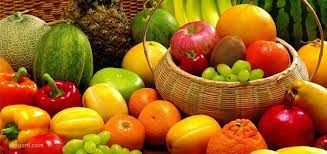
#> input picture Python_bir/images.jpeg, 327 x 154 px
$ python deneme30.py
#> lines starting #> are read from the running program, lines starting #| are printed output that depends on the picture
import cv2
import numpy as np

# Using Median Filter on salt and pepper noise with image
I = cv2.imread('images.jpeg', cv2.IMREAD_GRAYSCALE)
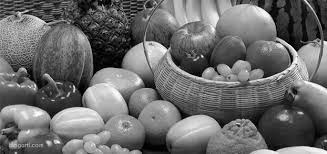
#> I: shape (154, 327); min 0, max 255, mean 107.7
noise_prob = 0.01
noise_matrix = np.random.rand(*I.shape)

# Apply noise to the image
img_with_noise = I.copy()
img_with_noise[noise_matrix < noise_prob/2] = 0
img_with_noise[noise_matrix > 1 - noise_prob/2] = 255
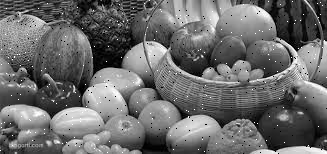
#> img_with_noise: shape (154, 327); min 0, max 255, mean 107.8
# Apply a 3x3 median filter to the image
J = cv2.medianBlur(img_with_noise, 3)
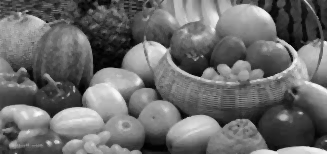
#> J: shape (154, 327); min 0, max 250, mean 107.6

# Display the original and filtered images side-by-side
cv2.imshow('Original Image', I)
cv2.imshow('noise ',img_with_noise)
cv2.imshow('Filtered Image', J)
cv2.waitKey(0)
cv2.destroyAllWindows()

$ run again, with Python_bir/deneme1.jpg copied over Python_bir/images.jpeg
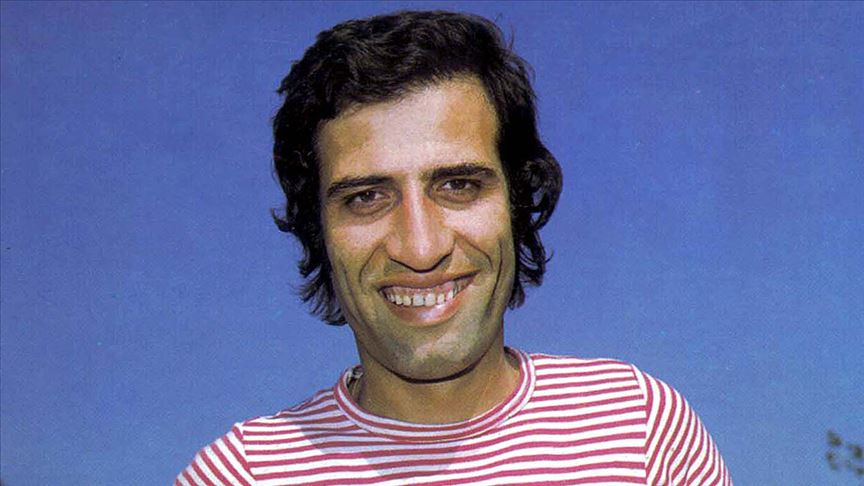
#> input picture Python_bir/deneme1.jpg, 864 x 486 px
#> `I = cv2.imread('images.jpeg', cv2.IMREAD_GRAYSCALE)`:
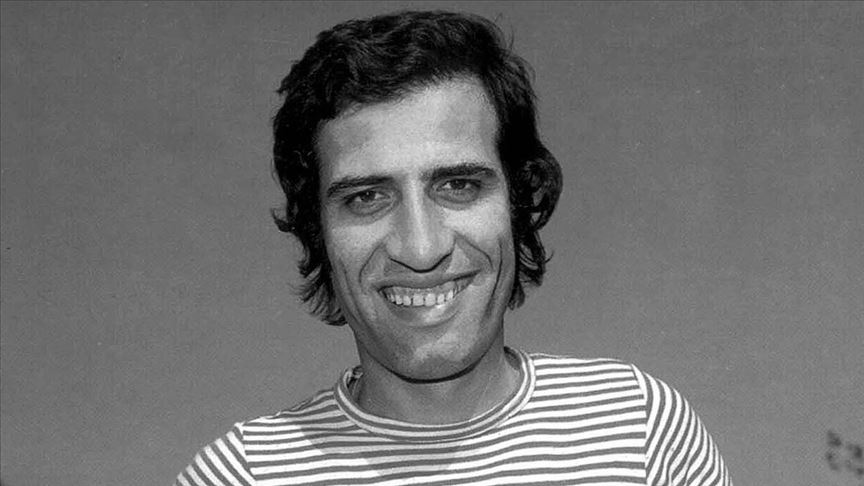
#> I: shape (486, 864); min 0, max 255, mean 112.4
#> `img_with_noise[noise_matrix > 1 - noise_prob/2] = 255`:
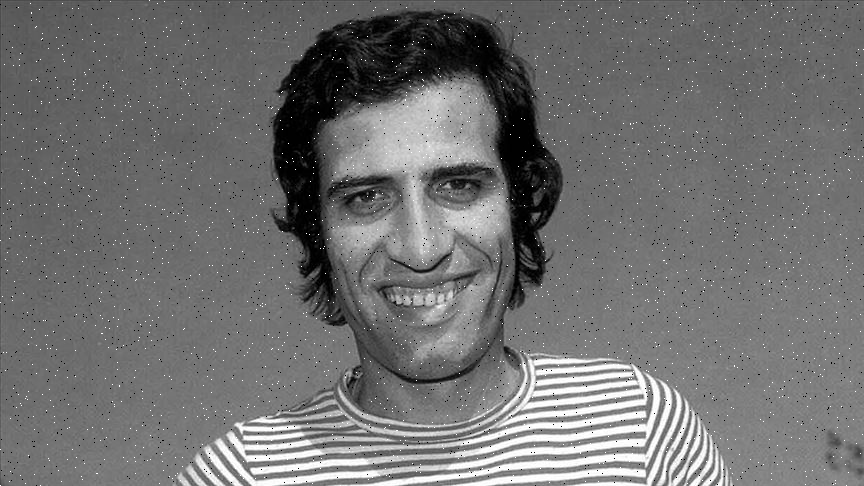
#> img_with_noise: shape (486, 864); min 0, max 255, mean 112.5

$ run again, with Python_bir/huso.jpg copied over Python_bir/images.jpeg
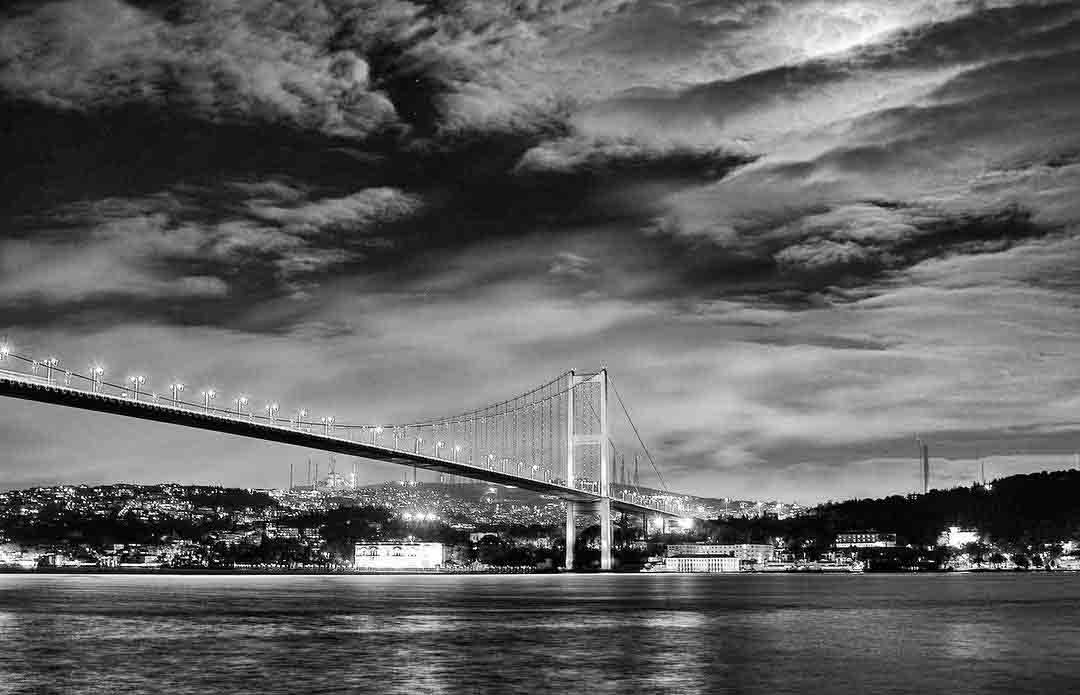
#> input picture Python_bir/huso.jpg, 1080 x 695 px
#> I is the input picture: shape (695, 1080); min 0, max 255, mean 98.5
#> `img_with_noise[noise_matrix > 1 - noise_prob/2] = 255`:
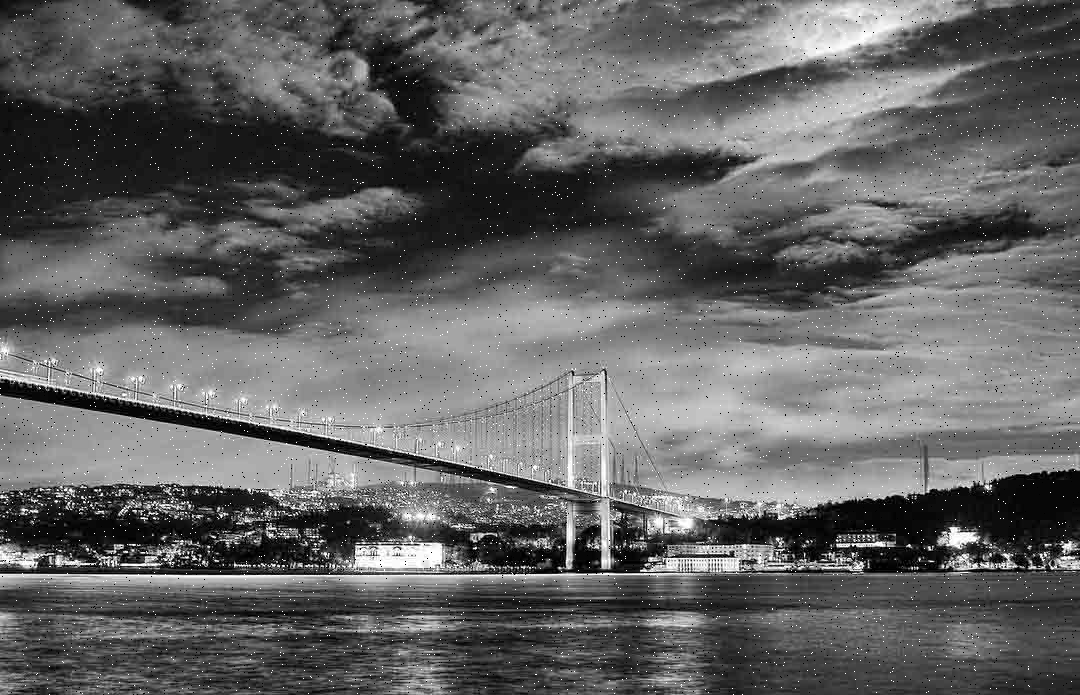
#> img_with_noise: shape (695, 1080); min 0, max 255, mean 98.8

$ run again, with Python_bir/huso2.jpg copied over Python_bir/images.jpeg
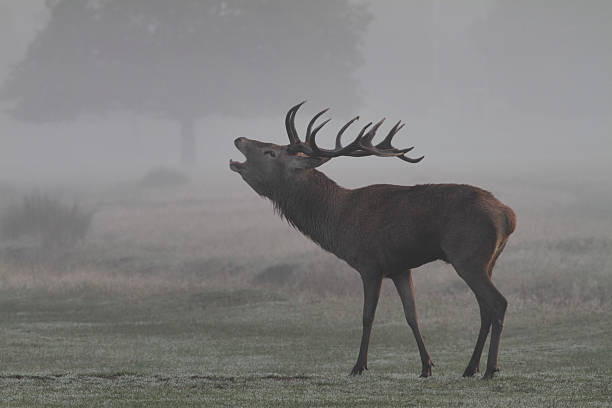
#> input picture Python_bir/huso2.jpg, 612 x 408 px
#> `img_with_noise[noise_matrix > 1 - noise_prob/2] = 255`:
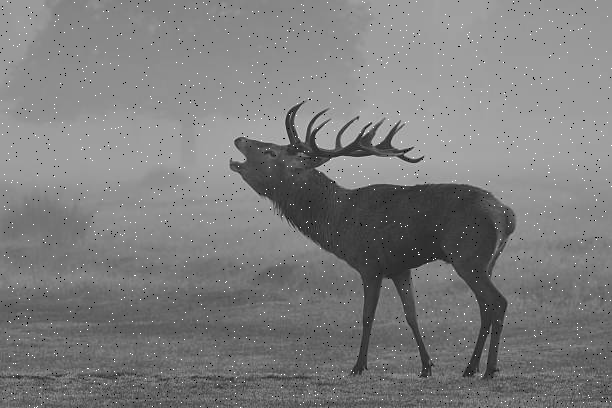
#> img_with_noise: shape (408, 612); min 0, max 255, mean 125.1
